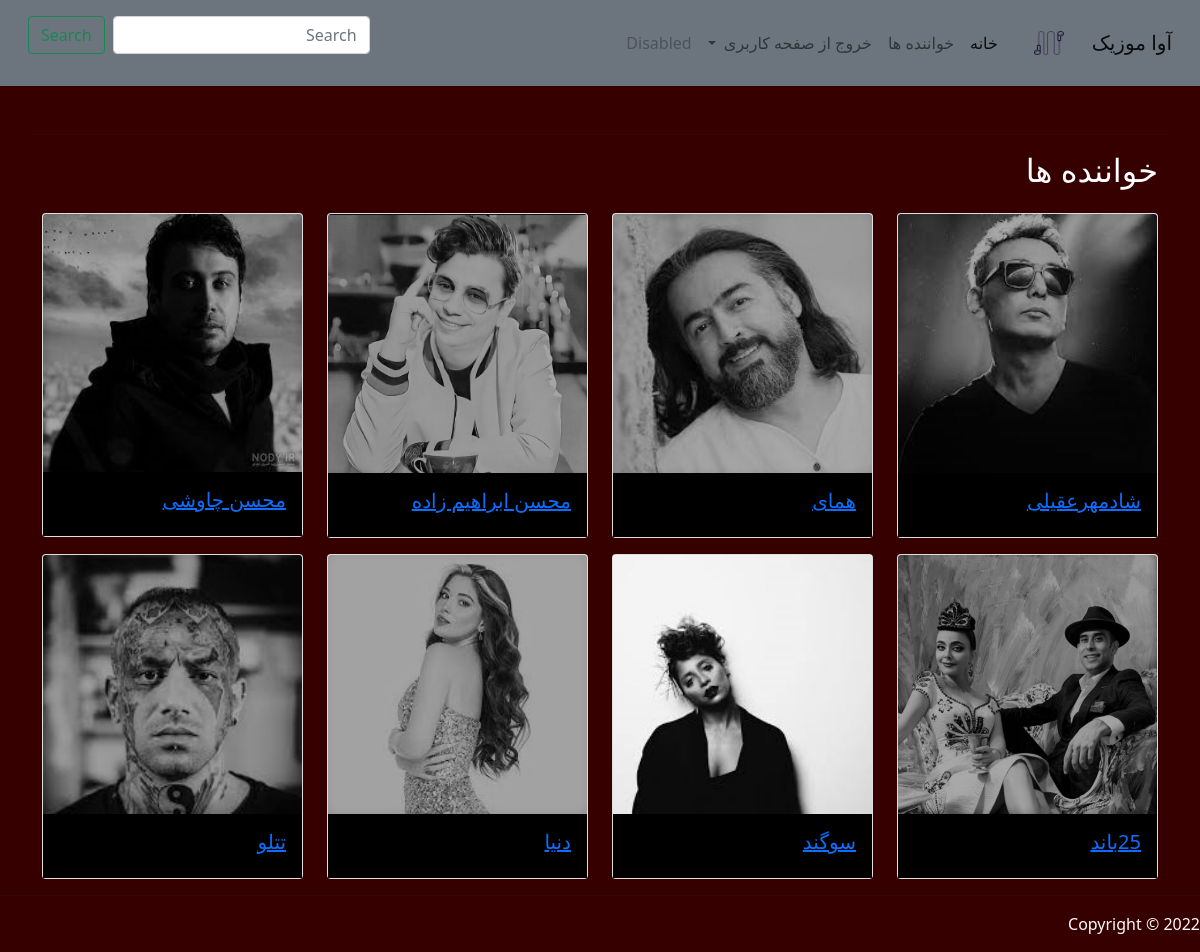
The page /avamusic/singers.php on the database its author committed.
### tables this page shows
CREATE TABLE IF NOT EXISTS `singers` (
  `id` int(11) NOT NULL,
  `name` varchar(256) NOT NULL,
  `image` varchar(512) DEFAULT NULL,
  PRIMARY KEY (`id`)
);

### avamusic/singers.php (the view)
<?php
include "header.php" ;
include "database.php" ;
$singers = $db->query("SELECT * FROM singers");
 ?>
    <div class= "container" >
            <div class="row mt-5">
                <hr>
                <h2 class="khanandeh-text">خواننده ها</h2>
                    <?php foreach ($singers as $singer):?>
                        <div class = "col-3">
                            <a href="albums.php?singers=<?php echo $singer["id"]?>" class ="my-card">
                                    <div class =" card mt-3">
                                        <img src="<?php echo $singer["image"];?>" class="card-img-top">
                                            <div class="card-body">
                                                <h5 class="card-title"><?php echo $singer["name"];?></h5>
                                            </div>
                                    </div>
                            </a>
                        </div>
                    <?php endforeach; ?>
            </div>
    </div>
 <?php
include "footer.php" ;
?>

### avamusic/header.php (shortened to what this page needs)
<html>
<html lang="ar" dir="rtl">
<head>
         <link rel ="stylesheet" type="text/css" href=" bootstrap.rtl.css ">
         <link rel ="stylesheet" type="text/css" href=" css\style.css">
         <nav class="navbar navbar-expand-lg navbar-light p-3 mb-2 bg-secondary text-white">
  <div class="container-fluid">
    <a class="navbar-brand" href="#">آوا موزیک </a>
    <nav class="navbar text-light  ">
  <div class="container">
    <a class="navbar-brand" href="#">
      <img src="image\4014668_headphone_headset_ios11_iphone_jack_icon (1).png" alt="" width="30" height="24">
    </a>
  </div>
</nav>
    <div class="collapse navbar-collapse" id="navbarSupportedContent">
      <ul class="navbar-nav me-auto mb-2 mb-lg-0">
        <li class="nav-item">
          <a class="nav-link active" aria-current="page" href="#">خانه</a>
        </li>
        <li class="nav-item">
          <a class="nav-link" href="#">خواننده ها</a>
        </li>
        <li class="nav-item dropdown">
          <a class="nav-link dropdown-toggle" href="admin-logout.php" id="navbarDropdown" role="button" data-bs-toggle="dropdown" aria-expanded="false">
           خروج از صفحه کاربری
          </a>
        </li>
        <li class="nav-item">
          <a class="nav-link disabled">Disabled</a>
        </li>
      </ul>
      <form class="d-flex">
        <input class="form-control me-2" type="search" placeholder="Search" aria-label="Search">
        <button class="btn btn-outline-success" type="submit">Search</button>
      </form>
    </div>
  </div>
</nav>
</head>

### avamusic/footer.php (shortened to what this page needs)
<body>
        <hr>
       <p class="copyright_text"> Copyright &copy; <?php echo date("Y"); ?> </p>
     </body>
</html>

### avamusic/css/style.css (style rules this page uses)
body { background-color: rgb(54, 0, 0); }
.card-body { background-color: rgb(0, 0, 0); }
.khanandeh-text { color: rgb(255, 255, 255); }
.copyright_text { color: rgb(255, 250, 250); }
.container-fluid { color: rgb(59, 49, 49); }

### rows shown on the page
singers: shows a picture, name "شادمهرعقیلی"
singers: shows a picture, name "همای"
singers: shows a picture, name "محسن ابراهیم زاده"
singers: shows a picture, name "محسن چاوشی"
singers: shows a picture, name "25باند"
singers: shows a picture, name "سوگند"
singers: shows a picture, name "دنیا"
singers: shows a picture, name "تتلو"
